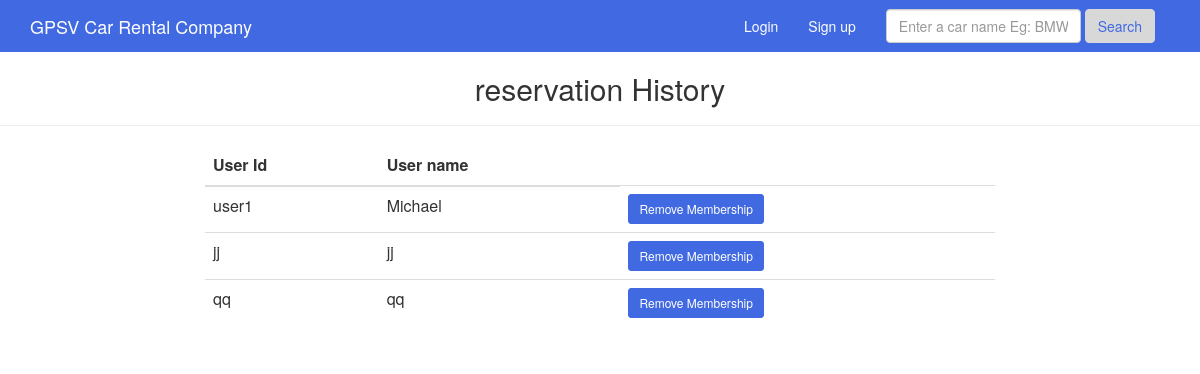
/modify_user/, run on the app's committed database.
### tables this page shows
CREATE TABLE "user" (
	"user_id"	varchar,
	"user_name"	varchar,
	"password"	varchar,
	"is_member"	INTEGER,
	"credit_card"	TEXT,
	"driver_licence"	TEXT,
	PRIMARY KEY("user_id")
);

### main.py (the view)
@app.route('/modify_user/')
@app.route('/modify_user/<user_id>')
def modify_user(user_id=None):
    if user_id:
        g.db.execute("update user set is_member=0 where user_id = (?)",[user_id])
        g.db.commit()
    query = '''
        select user_id, user_name from user where is_member=1;
        '''
    cur = g.db.execute(query)
    rows = [dict(user_id=row[0],user_name=row[1]) for row in cur.fetchall()]
    return render_template('modify_user.html', rows=rows)

### main.py (called while the page is built)
@app.before_request
def before_request():
    g.db = connect_db()

@app.teardown_request
def teardown_request(exception):
    db = getattr(g, 'db', None)
    if db is not None:
        db.close()

def connect_db():
    return sqlite3.connect(app.config['DATABASE'])

### templates/modify_user.html (shortened to what this page needs)
{% extends "layout.html" %} {% block body %}
<div class="row column text-center">
    <h2>reservation History</h2>
    <hr>
</div>
<div class="row">
    <div class="col-md-2"></div>
    <div class="col-md-8">
        <table class="table">
            <thead>
                <tr>
                    <th>
                        User Id
                    </th>
                    <th>
                        User name
                    </th>
            </thead>
            <tbody>
                {% for row in rows %}
                <tr>
                    <td>
                        {{ row['user_id'] }}
                    </td>
                    <td>
                        {{ row['user_name'] }}
                    </td>
                    <td>
                        <a class="btn btn-primary btn-sm" href="{{ url_for('modify_user',  user_id=row['user_id']) }}" role="button">Remove Membership</a>
                    </td>
                </tr>
                {% endfor %}
            </tbody>
        </table>
    </div>
    <div class="col-md-2"></div>
</div>
{% endblock %}

### static/css/custom.css (style rules this page uses)
.btn-primary { color: #fff; background-color: royalblue; border-color: royalblue; }
html { height: 100%; }
body { height: 100%; }

### data on the page
user: user_id "user1", user_name "Michael"
user: user_id "jj", user_name "jj"
user: user_id "qq", user_name "qq"
